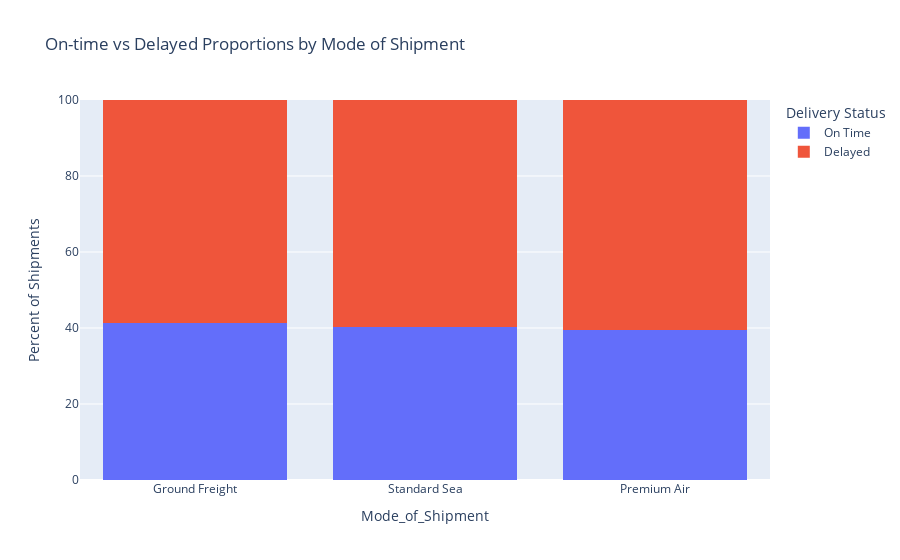

Source (notebook cell):
### Markdown cell above
### Is this a logistics problem?

### Code cell
fig = px.histogram(
    df_viz,
    x="Mode_of_Shipment",
    color="is_delayed",
    barnorm="percent", 
    barmode="stack",
    title="On-time vs Delayed Proportions by Mode of Shipment",
    labels={"is_delayed": "Delivery Status"}
)

fig.update_yaxes(title="Percent of Shipments")
fig.show()

### Figure 1 — Plotly figure (JSON) as saved in the notebook; plotly's stock layout.template omitted (floating-point values rounded to 4 significant figures; data arrays with more than 128 entries replaced by an {"elided": "..."} marker saying what was removed)
{"data": [{"alignmentgroup": "True", "bingroup": "x", "hovertemplate": "Delivery Status=On Time<br>Mode_of_Shipment=%{x}<br>count (normalized as percent)=%{y}<extra></extra>", "legendgroup": "On Time", "marker": {"color": "#636efa", "pattern": {"shape": ""}}, "name": "On Time", "offsetgroup": "On Time", "orientation": "v", "showlegend": true, "type": "histogram", "x": {"elided": "3549 str values"}, "xaxis": "x", "yaxis": "y"}, {"alignmentgroup": "True", "bingroup": "x", "hovertemplate": "Delivery Status=Delayed<br>Mode_of_Shipment=%{x}<br>count (normalized as percent)=%{y}<extra></extra>", "legendgroup": "Delayed", "marker": {"color": "#EF553B", "pattern": {"shape": ""}}, "name": "Delayed", "offsetgroup": "Delayed", "orientation": "v", "showlegend": true, "type": "histogram", "x": {"elided": "5250 str values"}, "xaxis": "x", "yaxis": "y"}], "layout": {"barmode": "stack", "barnorm": "percent", "legend": {"title": {"text": "Delivery Status"}, "tracegroupgap": 0}, "title": {"text": "On-time vs Delayed Proportions by Mode of Shipment"}, "xaxis": {"anchor": "y", "domain": [0, 1], "title": {"text": "Mode_of_Shipment"}}, "yaxis": {"anchor": "x", "domain": [0, 1], "title": {"text": "Percent of Shipments"}}}}
